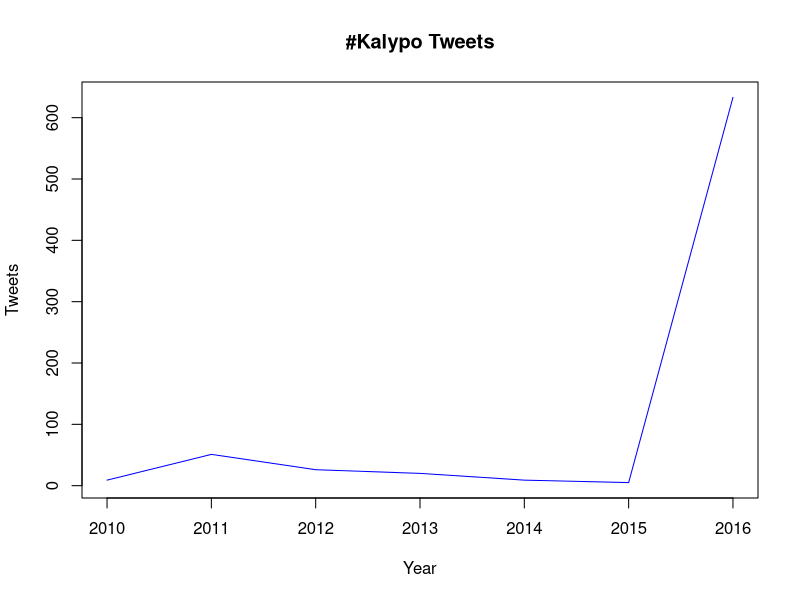

Write the R code that produced this figure.
y =  c(9, 51, 26, 20, 9, 5, 633)
x = c(2010,2011,2012,2013,2014,2015,2016)

plot(x, y,type = "l", col = "blue", xlab = "Year", ylab = "Tweets",
 main = "#Kalypo Tweets")

